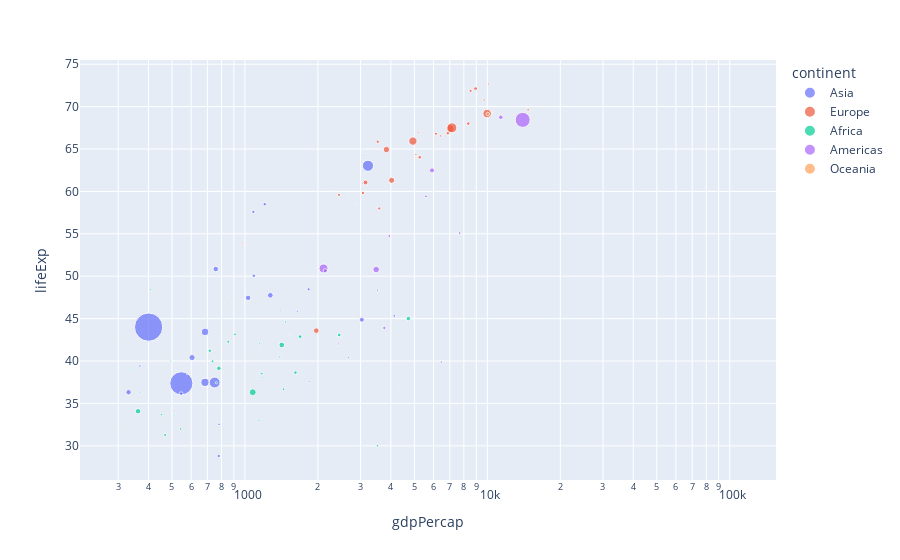

Here is the notebook cell this chart was saved with:
### Code cell
fig = px.scatter(gm_1952, x = 'gdpPercap', y='lifeExp',
                log_x=True, hover_name='country', color='continent',
                size='pop')
fig.show()

### Figure 1 — Plotly figure (JSON) as saved in the notebook; plotly's stock layout.template omitted (floating-point values rounded to 4 significant figures)
{"data": [{"hovertemplate": "<b>%{hovertext}</b><br><br>continent=Asia<br>gdpPercap=%{x}<br>lifeExp=%{y}<br>pop=%{marker.size}<extra></extra>", "hovertext": ["Afghanistan", "Bahrain", "Bangladesh", "Cambodia", "China", "Hong Kong, China", "India", "Indonesia", "Iran", "Iraq", "Israel", "Japan", "Jordan", "Korea, Dem. Rep.", "Korea, Rep.", "Kuwait", "Lebanon", "Malaysia", "Mongolia", "Myanmar", "Nepal", "Oman", "Pakistan", "Philippines", "Saudi Arabia", "Singapore", "Sri Lanka", "Syria", "Taiwan", "Thailand", "Vietnam", "West Bank and Gaza", "Yemen, Rep."], "legendgroup": "Asia", "marker": {"color": "#636efa", "size": [8425333, 120447, 46886859, 4693836, 556263527, 2125900, 372000000, 82052000, 17272000, 5441766, 1620914, 86459025, 607914, 8865488, 20947571, 160000, 1439529, 6748378, 800663, 20092996, 9182536, 507833, 41346560, 22438691, 4005677, 1127000, 7982342, 3661549, 8550362, 21289402, 26246839, 1030585, 4963829], "sizemode": "area", "sizeref": 1391000.0, "symbol": "circle"}, "mode": "markers", "name": "Asia", "orientation": "v", "showlegend": true, "type": "scatter", "x": [779.4, 9867.0, 684.2, 368.5, 400.4, 3054.0, 546.6, 749.7, 3035.0, 4130.0, 4087.0, 3217.0, 1547.0, 1088.0, 1031.0, 108400.0, 4835.0, 1831.0, 786.6, 331, 545.9, 1828.0, 684.6, 1273.0, 6460.0, 2315.0, 1084.0, 1643.0, 1207.0, 757.8, 605.1, 1516.0, 781.7], "xaxis": "x", "y": [28.8, 50.94, 37.48, 39.42, 44, 60.96, 37.37, 37.47, 44.87, 45.32, 65.39, 63.03, 43.16, 50.06, 47.45, 55.56, 55.93, 48.46, 42.24, 36.32, 36.16, 37.58, 43.44, 47.75, 39.88, 60.4, 57.59, 45.88, 58.5, 50.85, 40.41, 43.16, 32.55], "yaxis": "y"}, {"hovertemplate": "<b>%{hovertext}</b><br><br>continent=Europe<br>gdpPercap=%{x}<br>lifeExp=%{y}<br>pop=%{marker.size}<extra></extra>", "hovertext": ["Albania", "Austria", "Belgium", "Bosnia and Herzegovina", "Bulgaria", "Croatia", "Czech Republic", "Denmark", "Finland", "France", "Germany", "Greece", "Hungary", "Iceland", "Ireland", "Italy", "Montenegro", "Netherlands", "Norway", "Poland", "Portugal", "Romania", "Serbia", "Slovak Republic", "Slovenia", "Spain", "Sweden", "Switzerland", "Turkey", "United Kingdom"], "legendgroup": "Europe", "marker": {"color": "#EF553B", "size": [1282697, 6927772, 8730405, 2791000, 7274900, 3882229, 9125183, 4334000, 4090500, 42459667, 69145952, 7733250, 9504000, 147962, 2952156, 47666000, 413834, 10381988, 3327728, 25730551, 8526050, 16630000, 6860147, 3558137, 1489518, 28549870, 7124673, 4815000, 22235677, 50430000], "sizemode": "area", "sizeref": 1391000.0, "symbol": "circle"}, "mode": "markers", "name": "Europe", "orientation": "v", "showlegend": true, "type": "scatter", "x": [1601.0, 6137.0, 8343.0, 973.5, 2444.0, 3119.0, 6876.0, 9692.0, 6425.0, 7030.0, 7144.0, 3531.0, 5264.0, 7268.0, 5210.0, 4931.0, 2648.0, 8942.0, 10100.0, 4029.0, 3068.0, 3145.0, 3581.0, 5075.0, 4215.0, 3834.0, 8528.0, 14730.0, 1969.0, 9980.0], "xaxis": "x", "y": [55.23, 66.8, 68, 53.82, 59.6, 61.21, 66.87, 70.78, 66.55, 67.41, 67.5, 65.86, 64.03, 72.49, 66.91, 65.94, 59.16, 72.13, 72.67, 61.31, 59.82, 61.05, 58.0, 64.36, 65.57, 64.94, 71.86, 69.62, 43.59, 69.18], "yaxis": "y"}, {"hovertemplate": "<b>%{hovertext}</b><br><br>continent=Africa<br>gdpPercap=%{x}<br>lifeExp=%{y}<br>pop=%{marker.size}<extra></extra>", "hovertext": ["Algeria", "Angola", "Benin", "Botswana", "Burkina Faso", "Burundi", "Cameroon", "Central African Republic", "Chad", "Comoros", "Congo, Dem. Rep.", "Congo, Rep.", "Cote d'Ivoire", "Djibouti", "Egypt", "Equatorial Guinea", "Eritrea", "Ethiopia", "Gabon", "Gambia", "Ghana", "Guinea", "Guinea-Bissau", "Kenya", "Lesotho", "Liberia", "Libya", "Madagascar", "Malawi", "Mali", "Mauritania", "Mauritius", "Morocco", "Mozambique", "Namibia", "Niger", "Nigeria", "Reunion", "Rwanda", "Sao Tome and Principe", "Senegal", "Sierra Leone", "Somalia", "South Africa", "Sudan", "Swaziland", "Tanzania", "Togo", "Tunisia", "Uganda", "Zambia", "Zimbabwe"], "legendgroup": "Africa", "marker": {"color": "#00cc96", "size": [9279525, 4232095, 1738315, 442308, 4469979, 2445618, 5009067, 1291695, 2682462, 153936, 14100005, 854885, 2977019, 63149, 22223309, 216964, 1438760, 20860941, 420702, 284320, 5581001, 2664249, 580653, 6464046, 748747, 863308, 1019729, 4762912, 2917802, 3838168, 1022556, 516556, 9939217, 6446316, 485831, 3379468, 33119096, 257700, 2534927, 60011, 2755589, 2143249, 2526994, 14264935, 8504667, 290243, 8322925, 1219113, 3647735, 5824797, 2672000, 3080907], "sizemode": "area", "sizeref": 1391000.0, "symbol": "circle"}, "mode": "markers", "name": "Africa", "orientation": "v", "showlegend": true, "type": "scatter", "x": [2449.0, 3521.0, 1063.0, 851.2, 543.3, 339.3, 1173.0, 1071.0, 1179.0, 1103.0, 780.5, 2126.0, 1389.0, 2670.0, 1419.0, 375.6, 328.9, 362.1, 4293.0, 485.2, 911.3, 510.2, 299.9, 853.5, 298.8, 575.6, 2388.0, 1443.0, 369.2, 452.3, 743.1, 1968.0, 1688.0, 468.5, 2424.0, 761.9, 1077.0, 2719.0, 493.3, 879.6, 1450.0, 879.8, 1136.0, 4725.0, 1616.0, 1148.0, 716.7, 859.8, 1468.0, 734.8, 1147.0, 406.9], "xaxis": "x", "y": [43.08, 30.02, 38.22, 47.62, 31.98, 39.03, 38.52, 35.46, 38.09, 40.72, 39.14, 42.11, 40.48, 34.81, 41.89, 34.48, 35.93, 34.08, 37.0, 30, 43.15, 33.61, 32.5, 42.27, 42.14, 38.48, 42.72, 36.68, 36.26, 33.69, 40.54, 50.99, 42.87, 31.29, 41.73, 37.44, 36.32, 52.72, 40, 46.47, 37.28, 30.33, 32.98, 45.01, 38.63, 41.41, 41.22, 38.6, 44.6, 39.98, 42.04, 48.45], "yaxis": "y"}, {"hovertemplate": "<b>%{hovertext}</b><br><br>continent=Americas<br>gdpPercap=%{x}<br>lifeExp=%{y}<br>pop=%{marker.size}<extra></extra>", "hovertext": ["Argentina", "Bolivia", "Brazil", "Canada", "Chile", "Colombia", "Costa Rica", "Cuba", "Dominican Republic", "Ecuador", "El Salvador", "Guatemala", "Haiti", "Honduras", "Jamaica", "Mexico", "Nicaragua", "Panama", "Paraguay", "Peru", "Puerto Rico", "Trinidad and Tobago", "United States", "Uruguay", "Venezuela"], "legendgroup": "Americas", "marker": {"color": "#ab63fa", "size": [17876956, 2883315, 56602560, 14785584, 6377619, 12350771, 926317, 6007797, 2491346, 3548753, 2042865, 3146381, 3201488, 1517453, 1426095, 30144317, 1165790, 940080, 1555876, 8025700, 2227000, 662850, 157553000, 2252965, 5439568], "sizemode": "area", "sizeref": 1391000.0, "symbol": "circle"}, "mode": "markers", "name": "Americas", "orientation": "v", "showlegend": true, "type": "scatter", "x": [5911.0, 2677.0, 2109.0, 11370.0, 3940.0, 2144.0, 2627.0, 5587.0, 1398.0, 3522.0, 3048.0, 2428.0, 1840.0, 2195.0, 2899.0, 3478.0, 3112.0, 2480.0, 1952.0, 3759.0, 3082.0, 3023.0, 13990.0, 5717.0, 7690.0], "xaxis": "x", "y": [62.48, 40.41, 50.92, 68.75, 54.74, 50.64, 57.21, 59.42, 45.93, 48.36, 45.26, 42.02, 37.58, 41.91, 58.53, 50.79, 42.31, 55.19, 62.65, 43.9, 64.28, 59.1, 68.44, 66.07, 55.09], "yaxis": "y"}, {"hovertemplate": "<b>%{hovertext}</b><br><br>continent=Oceania<br>gdpPercap=%{x}<br>lifeExp=%{y}<br>pop=%{marker.size}<extra></extra>", "hovertext": ["Australia", "New Zealand"], "legendgroup": "Oceania", "marker": {"color": "#FFA15A", "size": [8691212, 1994794], "sizemode": "area", "sizeref": 1391000.0, "symbol": "circle"}, "mode": "markers", "name": "Oceania", "orientation": "v", "showlegend": true, "type": "scatter", "x": [10040.0, 10560.0], "xaxis": "x", "y": [69.12, 69.39], "yaxis": "y"}], "layout": {"legend": {"itemsizing": "constant", "title": {"text": "continent"}, "tracegroupgap": 0}, "margin": {"t": 60}, "xaxis": {"anchor": "y", "domain": [0, 1], "title": {"text": "gdpPercap"}, "type": "log"}, "yaxis": {"anchor": "x", "domain": [0, 1], "title": {"text": "lifeExp"}}}}
